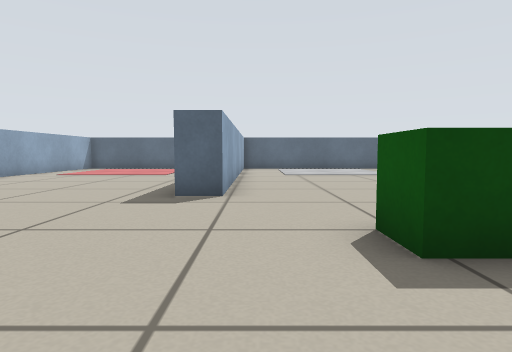
View 1 (above)

23 first-person views from a walk through a robot-simulator world made for Stage. The camera is 0.41 m above the floor, tilts 4° down and sees 75° across. Floor lines are 1 m apart. The floor is counted in squares, 0.5 m on a side. Each view is taken from the middle of a square. On the plan, view 1 faces up. The plan holds only what a view shows up to about 11 squares ahead; the rest is blank. Robots are left out.

View 2
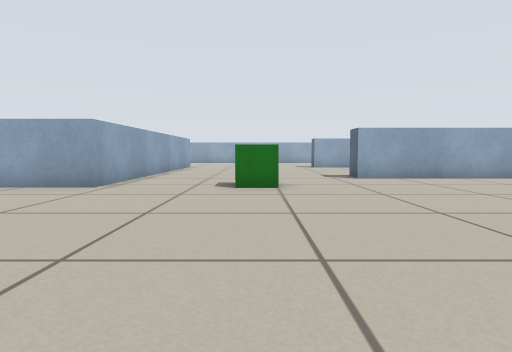

View 3
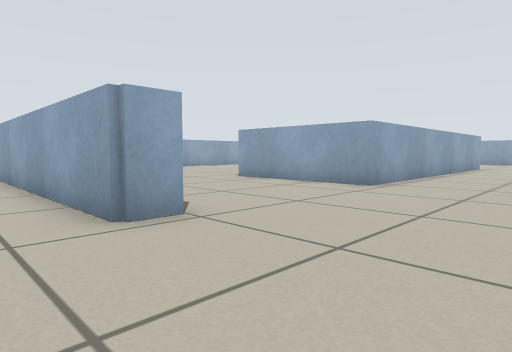

View 4
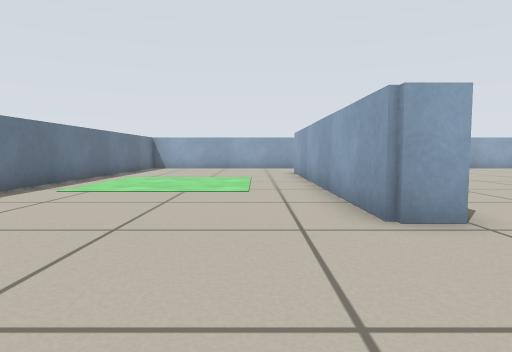

View 5
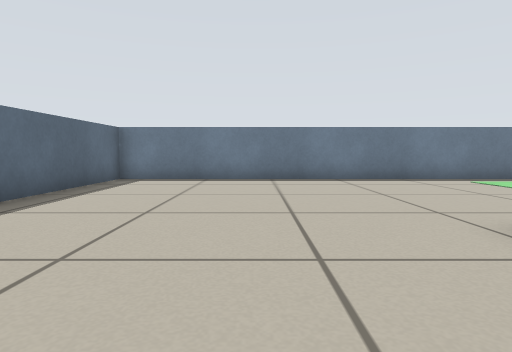

View 6
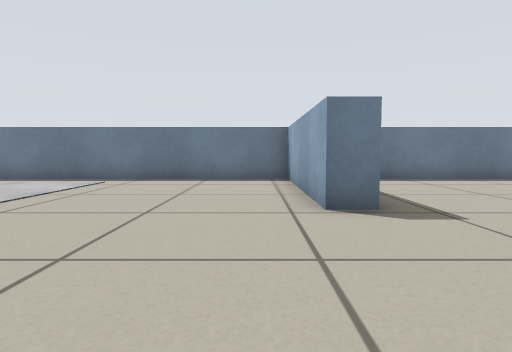

View 7
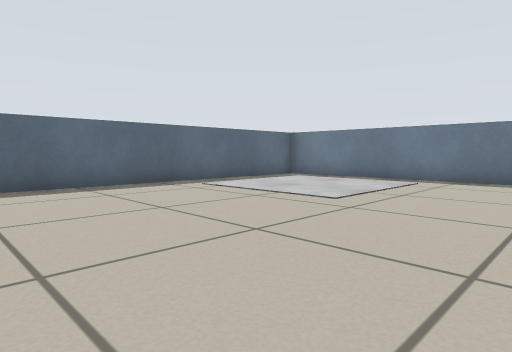

View 8
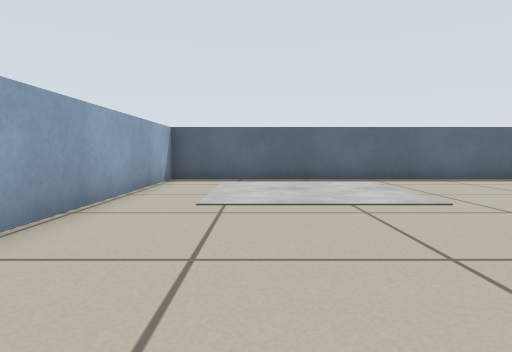

View 9
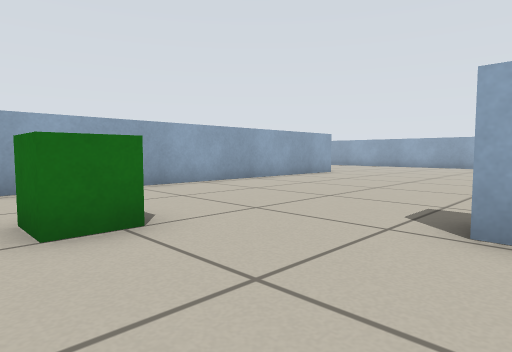

View 10
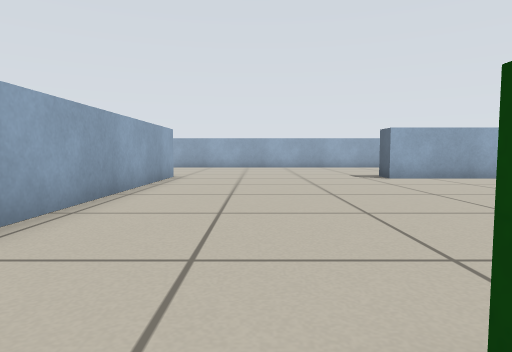

View 11
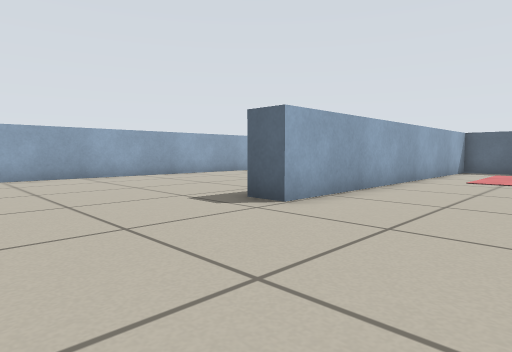

View 12
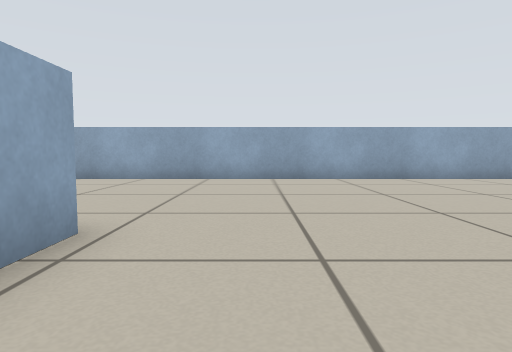

View 13
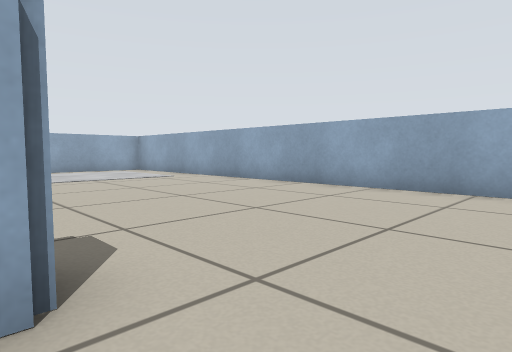

View 14
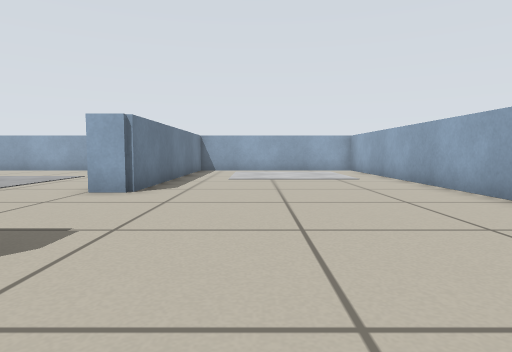

View 15
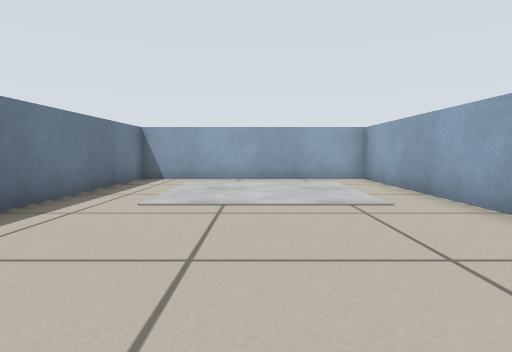

View 16
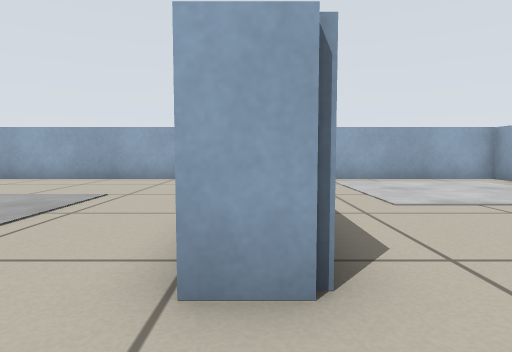

View 17
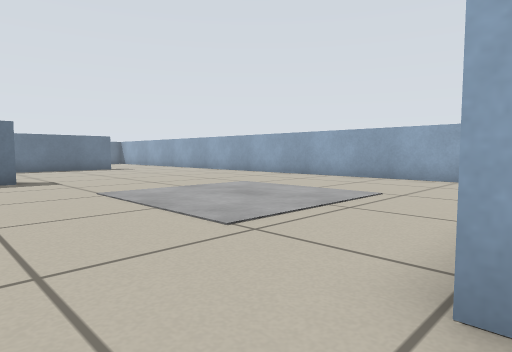

View 18
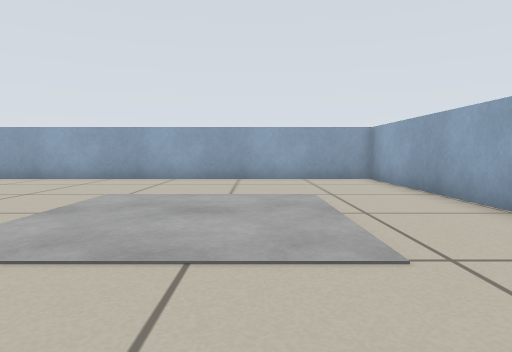

View 19
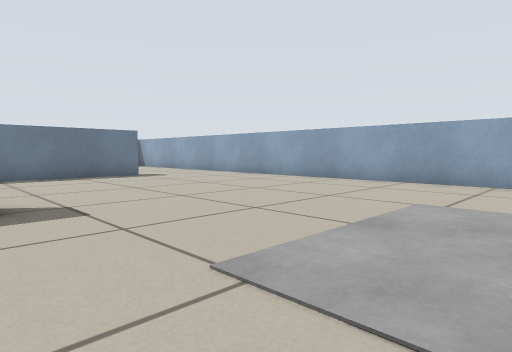

View 20
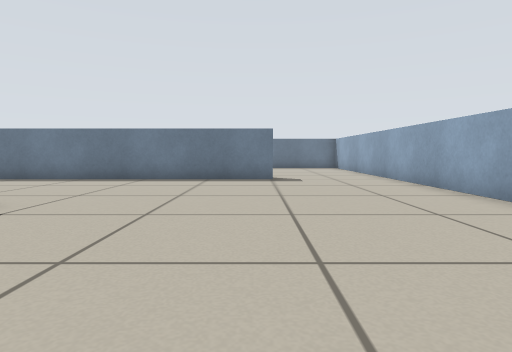

View 21
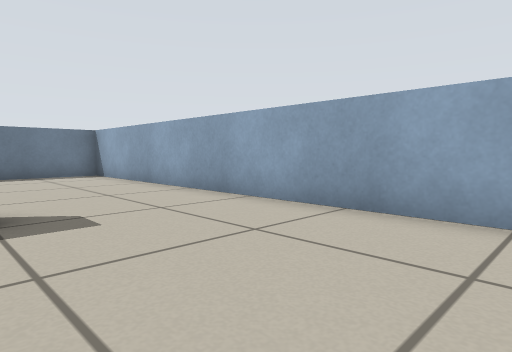

View 22
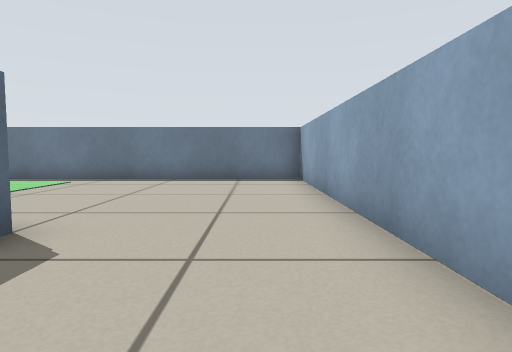

View 23
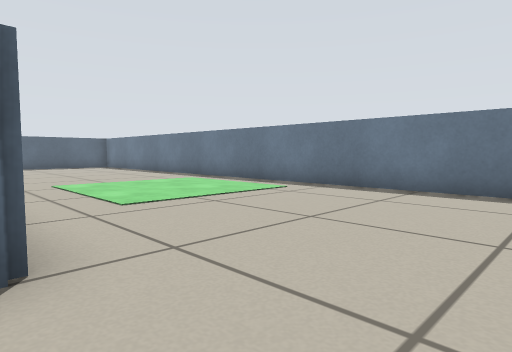

### Floor plan
Points are (right, up) in squares from view 1. A wall is a line through its corners. A room is listed if a view was taken in it or the views show most of it. See-through windows are left out.
Room 1 (views 1, 2, 3, 4, 5, 6, 7, 8, 9, 10, 11, 12, 13, 14, 15, 16, 17, 18, 19, 20, 21, 22, 23)
walls: (1.3, -5.8) (1.3, -5.2); (-9.5, -0.8) (2.2, -0.8) (2.2, -4.9); (7.5, -0.8) (8.5, -0.8) (8.5, -8.9); (9.7, 6.1) (9.7, 7) (15.4, 7) (15.4, 16); (-8.6, -8.5) (-8.6, -14.4) (15.4, -14.4) (15.4, 6.2) (10.4, 6.2); (7.6, -10.6) (7.6, -1.9); (-8.6, 14.1) (-8.6, 6.2) (-9.5, 6.2); (-16.4, 9) (-16.4, -14.4) (-9.5, -14.4) (-9.5, -5.8) (-8.5, -5.8); (12.4, 17.4) (-0.6, 17.4) (-0.6, 6.2) (-1.6, 6.2)
objects: green box (2, 3)

Positions as (right, up) in squares from view 1, and headings:
1: (0, 0), facing up
2: (10, 3), facing left
3: (10, 3), facing down-left
4: (10, 3), facing down
5: (5, 2), facing right
6: (5, 8), facing right
7: (5, 9), facing up-right
8: (2, 7), facing up
9: (3, 7), facing down-left
10: (2, 2), facing left
11: (-5, 2), facing up-left
12: (-6, 1), facing left
13: (-9, 1), facing down-left
14: (-12, 1), facing down
15: (-13, -4), facing down
16: (-9, -4), facing down
17: (-9, -4), facing down-right
18: (-5, -4), facing down
19: (-4, -5), facing down-right
20: (-3, -10), facing right
21: (3, -10), facing down-right
22: (5, -13), facing right
23: (8, -13), facing up-right
